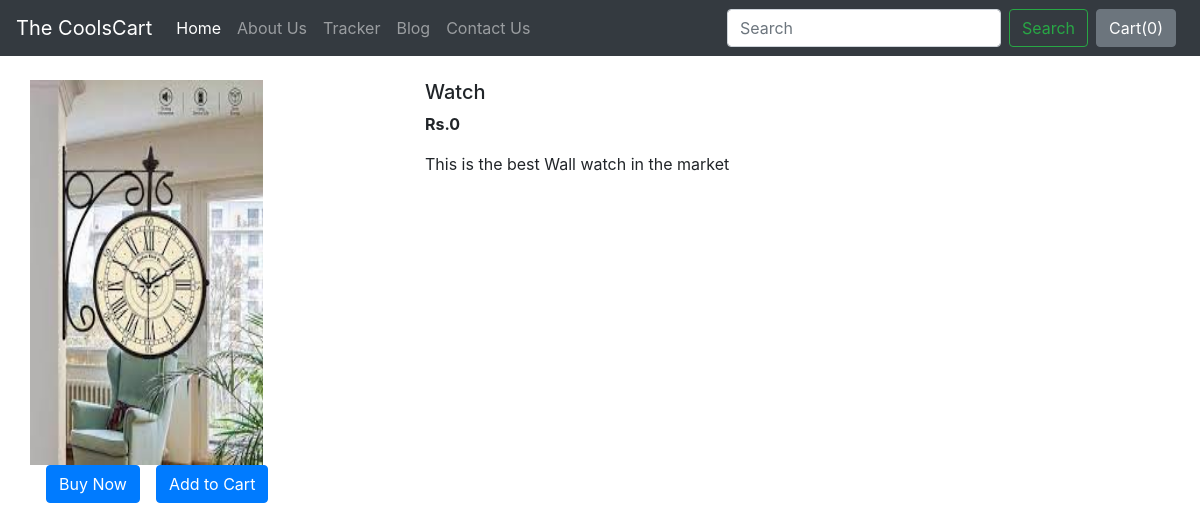
The page /shop/products/1 on the database its author committed.
### shop/models.py (models this page shows)
class Product(models.Model):
    product_id = models.AutoField
    product_name = models.CharField(max_length=50)
    category = models.CharField(max_length=50, default="")
    subcategory = models.CharField(max_length=50, default="")
    price = models.IntegerField(default=0)
    desc = models.CharField(max_length=300)
    pub_date = models.DateField()
    image = models.ImageField(upload_to='shop/images', default="")
    def __str__(self):
        return self.product_name

### shop/views.py (the view)
# urls.py: path('products/<int:myid>', views.productView,name="ProductView"),
def productView(request, myid):
    product = Product.objects.filter(id=myid)
    print(product)
    return render(request,'shop/prodView.html',{'product':product[0]})

### shop/templates/shop/prodView.html (shortened to what this page needs)
{% extends 'shop/basic.html' %}
{% block body %}
<div class="container my-4">
    <div class = "row">
        <div class="col-md-4">
        <div class="row">
            <img src="/media/{{product.image}}" width="233px" height="385px">
        </div>
            <div class="row">
                <button class="btn btn-primary mx-3"> Buy Now </button>
                <button class="btn btn-primary"> Add to Cart </button>
            </div>
        </div>
        <div class = "col-md-8">
            <h5>{{product.product_name}}</h5>
            <p><b>Rs.{{product.price}}</b></p>
            <p>{{product.desc}}</p>
        </div>
    </div>
</div>
{% endblock %}

### rows shown on the page
Product: image (picture), product_name "Watch", price "0", desc "This is the best Wall watch in the market"
